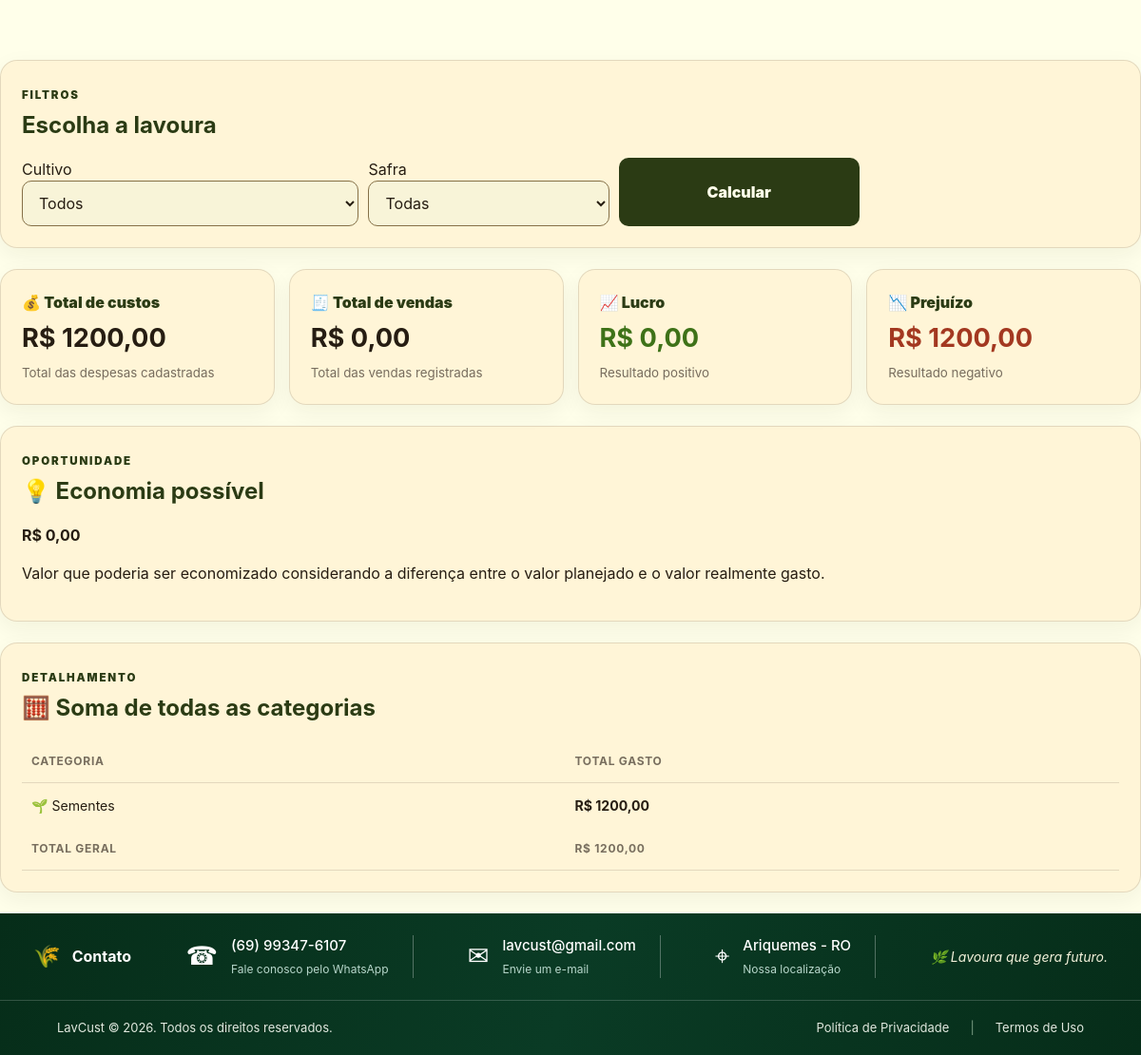
The page /calculos (signed in, lower part) on the database as committed earlier.
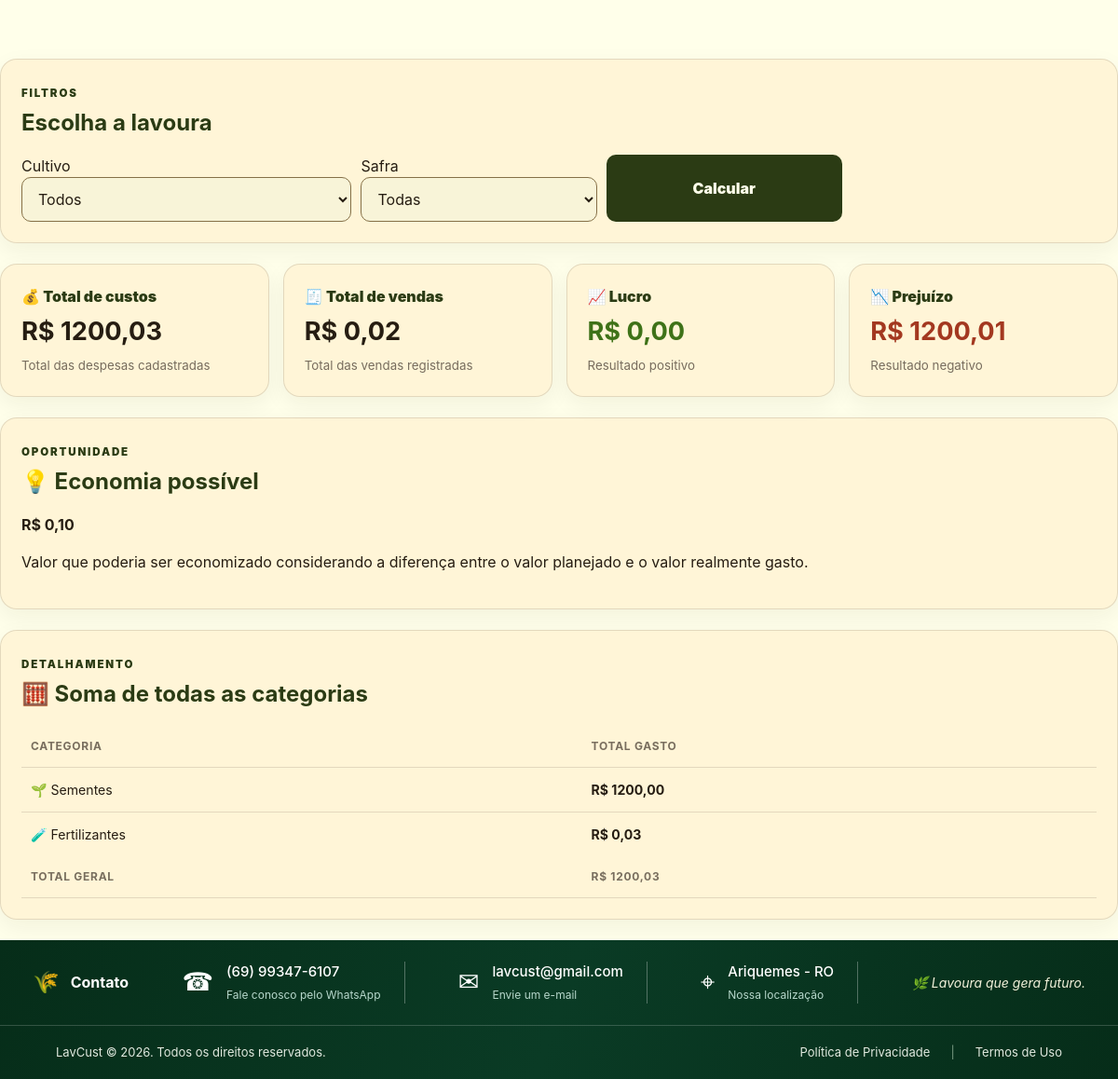
The same page on the database as committed later.
### tables this page shows
CREATE TABLE expenses (
        id INTEGER PRIMARY KEY AUTOINCREMENT,
        user_id INTEGER NOT NULL,
        culture TEXT NOT NULL CHECK(culture IN ('Soja','Milho')),
        harvest TEXT NOT NULL,
        category TEXT NOT NULL,
        description TEXT,
        amount REAL NOT NULL CHECK(amount >= 0),
        planned_amount REAL NOT NULL DEFAULT 0 CHECK(planned_amount >= 0),
        expense_date TEXT NOT NULL,
        created_at TEXT NOT NULL,
        FOREIGN KEY(user_id) REFERENCES users(id) ON DELETE CASCADE
    );

### app.py (the view)
@app.route("/calculos")
@login_required
def calculos():
    uid = session["user_id"]
    culture = request.args.get("culture", "").strip()
    harvest = request.args.get("harvest", "").strip()
    conn = get_db()
    where_e = "user_id=?"
    params_e = [uid]
    where_s = "user_id=?"
    params_s = [uid]
    if culture in CULTURES:
        where_e += " AND culture=?"
        params_e.append(culture)
        where_s += " AND culture=?"
        params_s.append(culture)
    if harvest:
        where_e += " AND harvest=?"
        params_e.append(harvest)
        where_s += " AND harvest=?"
        params_s.append(harvest)
    totals = conn.execute(f"""
        SELECT
            COALESCE((SELECT SUM(amount)
                      FROM expenses
                      WHERE {where_e}), 0) AS expenses,

            COALESCE((SELECT SUM(total)
                      FROM sales
                      WHERE {where_s}), 0) AS sales,

            COALESCE((SELECT SUM(
                CASE
                    WHEN planned_amount > amount
                    THEN planned_amount - amount
                    ELSE 0
                END)
                FROM expenses
                WHERE {where_e}), 0) AS savings
    """, params_e + params_s + params_e).fetchone()
    categories = conn.execute(f"""
        SELECT
            category,
            ROUND(SUM(amount), 2) AS total
        FROM expenses
        WHERE {where_e}
        GROUP BY category
        ORDER BY total DESC
    """, params_e).fetchall()
    harvests = [
        row["harvest"]
        for row in conn.execute("""
            SELECT harvest FROM (
                SELECT DISTINCT harvest
                FROM expenses
                WHERE user_id=?

                UNION

                SELECT DISTINCT harvest
                FROM sales
                WHERE user_id=?
            )
            ORDER BY harvest DESC
        """, (uid, uid)).fetchall()
    ]
    conn.close()
    expenses = float(totals["expenses"])
    sales = float(totals["sales"])
    result = sales - expenses
    profit = result if result > 0 else 0
    loss = abs(result) if result < 0 else 0
    return render_template(
    "calculos.html",
    totals=totals,
    categories=categories,
    harvests=harvests,
    cultures=CULTURES,
    result=result,
    profit=profit,
    loss=loss,
    filters={
        "culture": culture,
        "harvest": harvest
    }
)

### app.py (called while the page is built)
def get_db():
    conn = sqlite3.connect(DB_PATH)
    conn.row_factory = sqlite3.Row
    conn.execute("PRAGMA foreign_keys = ON")
    return conn

def login_required(view):
    @wraps(view)
    def wrapped(*args, **kwargs):
        if "user_id" not in session:
            flash("Faça login para acessar o sistema.", "warning")
            return redirect(url_for("login"))
        return view(*args, **kwargs)
    return wrapped

def current_user():
    if "user_id" not in session:
        return None
    conn = get_db()
    user = conn.execute("SELECT id, name, email FROM users WHERE id=?", (session["user_id"],)).fetchone()
    conn.close()
    return user

@app.context_processor
def inject_globals():
    return {"current_user": current_user(), "categories": CATEGORIES, "cultures": CULTURES}

### templates/calculos.html (shortened to what this page needs)
{% extends "base.html" %}
{% block content %}
<div class="calculos-page">
</div>
<div class="panel">
    <div class="panel-heading">
        <div>
            <span class="eyebrow">FILTROS</span>
            <h2>Escolha a lavoura</h2>
        </div>
    </div>
    <form method="get" class="filters">
        <label>
            Cultivo
            <select name="culture">
                <option value="">Todos</option>
            </select>
        </label>
        <label>
            Safra
            <select name="harvest">
                <option value="">Todas</option>
            </select>
        </label>
        <button class="btn btn-primary" type="submit">
            Calcular
        </button>
    </form>
</div>
<div class="quick-grid">
    <div class="quick-card">
        <span>💰 Total de custos</span>
        <b>R$ {{ "%.2f"|format(totals.expenses)|replace(".", ",") }}</b>
        <small>Total das despesas cadastradas</small>
    </div>
    <div class="quick-card">
        <span>🧾 Total de vendas</span>
        <b>R$ {{ "%.2f"|format(totals.sales)|replace(".", ",") }}</b>
        <small>Total das vendas registradas</small>
    </div>
    <div class="quick-card">
        <span>📈 Lucro</span>
        <b class="positive">
            R$ {{ "%.2f"|format(profit)|replace(".", ",") }}
        </b>
        <small>Resultado positivo</small>
    </div>
    <div class="quick-card">
        <span>📉 Prejuízo</span>
        <b class="negative">
            R$ {{ "%.2f"|format(loss)|replace(".", ",") }}
        </b>
        <small>Resultado negativo</small>
    </div>
</div>
<div class="panel">
    <div class="panel-heading">
        <div>
            <span class="eyebrow">OPORTUNIDADE</span>
            <h2>💡 Economia possível</h2>
        </div>
    </div>
    <div class="calculo-destaque">
        <strong>
            R$ {{ "%.2f"|format(totals.savings)|replace(".", ",") }}
        </strong>
        <p>
            Valor que poderia ser economizado considerando a diferença
            entre o valor planejado e o valor realmente gasto.
        </p>
    </div>
</div>
<div class="panel">
    <div class="panel-heading">
        <div>
            <span class="eyebrow">DETALHAMENTO</span>
            <h2>🧮 Soma de todas as categorias</h2>
        </div>
    </div>
    {% if categories %}
    <div class="table-wrap">
        <table>
            <thead>
                <tr>
                    <th>Categoria</th>
                    <th>Total gasto</th>
                </tr>
            </thead>
            <tbody>
                {% for category in categories %}
                <tr>
                    <td>
                        {% if category.category == "Sementes" %}
                            🌱
                        {% elif category.category == "Fertilizantes" %}
                            🧪
                        {% elif category.category == "Defensivos" %}
                            🛡️
                        {% elif category.category == "Combustível" %}
                            ⛽
                        {% elif category.category == "Mão de obra" %}
                            👷
                        {% else %}
                            📦
                        {% endif %}
                        {{ category.category }}
                    </td>
                    <td>
                        <strong>
                            R$ {{ "%.2f"|format(category.total)|replace(".", ",") }}
                        </strong>
                    </td>
                </tr>
                {% endfor %}
            </tbody>
            <tfoot>
                <tr>
                    <th>TOTAL GERAL</th>
                    <th>
                        R$ {{ "%.2f"|format(totals.expenses)|replace(".", ",") }}
                    </th>
                </tr>
            </tfoot>
        </table>
    </div>
    {% endif %}
</div>
{% endblock %}

Rows that differ between the two databases and show on the page:
added expenses: category "Fertilizantes", total "0,03"
Other text that changed with them:
{{ "%.2f"|format(totals.expenses)|replace(".", ",") }}: "1200,00" → "1200,03"
{{ "%.2f"|format(totals.sales)|replace(".", ",") }}: "0,00" → "0,02"
{{ "%.2f"|format(loss)|replace(".", ",") }}: "1200,00" → "1200,01"
{{ "%.2f"|format(totals.savings)|replace(".", ",") }}: "0,00" → "0,10"
